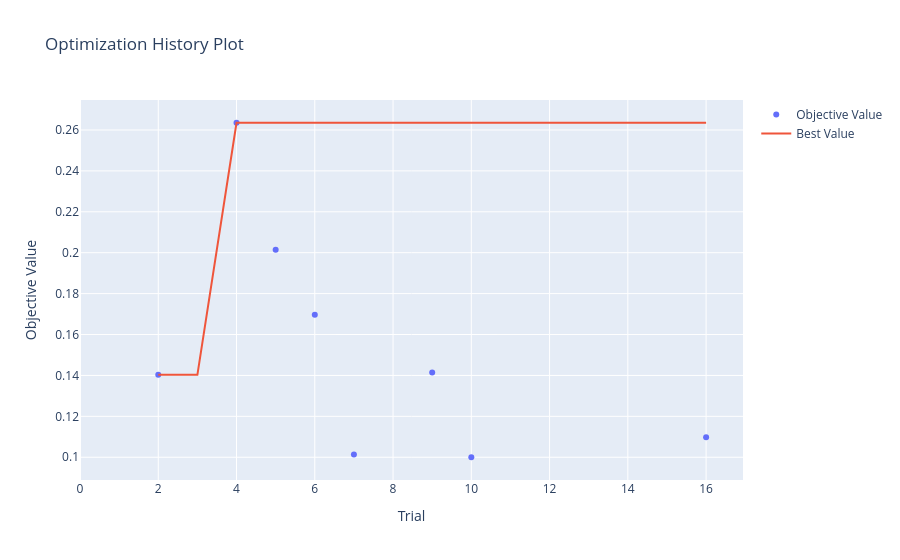

Notebook source saved alongside this figure:
### Code cell
# --- VISUALIZATIONS ---

# A. Performance across trials (Optimization History)
# This shows how validation accuracy improved over the course of the HPO
fig_history = vis.plot_optimization_history(study)
fig_history.show()

### Figure 1 — Plotly figure (JSON) as saved in the notebook; plotly's stock layout.template omitted (floating-point values rounded to 4 significant figures)
{"data": [{"mode": "markers", "name": "Objective Value", "type": "scatter", "x": [2, 4, 5, 6, 7, 9, 10, 16], "y": [0.1403, 0.2635, 0.2014, 0.1696, 0.1014, 0.1415, 0.1, 0.1097]}, {"mode": "lines", "name": "Best Value", "type": "scatter", "x": [0, 1, 2, 3, 4, 5, 6, 7, 8, 9, 10, 11, 12, 13, 14, 15, 16], "y": [null, null, 0.1403, 0.1403, 0.2635, 0.2635, 0.2635, 0.2635, 0.2635, 0.2635, 0.2635, 0.2635, 0.2635, 0.2635, 0.2635, 0.2635, 0.2635]}, {"marker": {"color": "#cccccc"}, "mode": "markers", "name": "Infeasible Trial", "showlegend": false, "type": "scatter", "x": [], "y": []}], "layout": {"title": {"text": "Optimization History Plot"}, "xaxis": {"title": {"text": "Trial"}}, "yaxis": {"title": {"text": "Objective Value"}}}}
